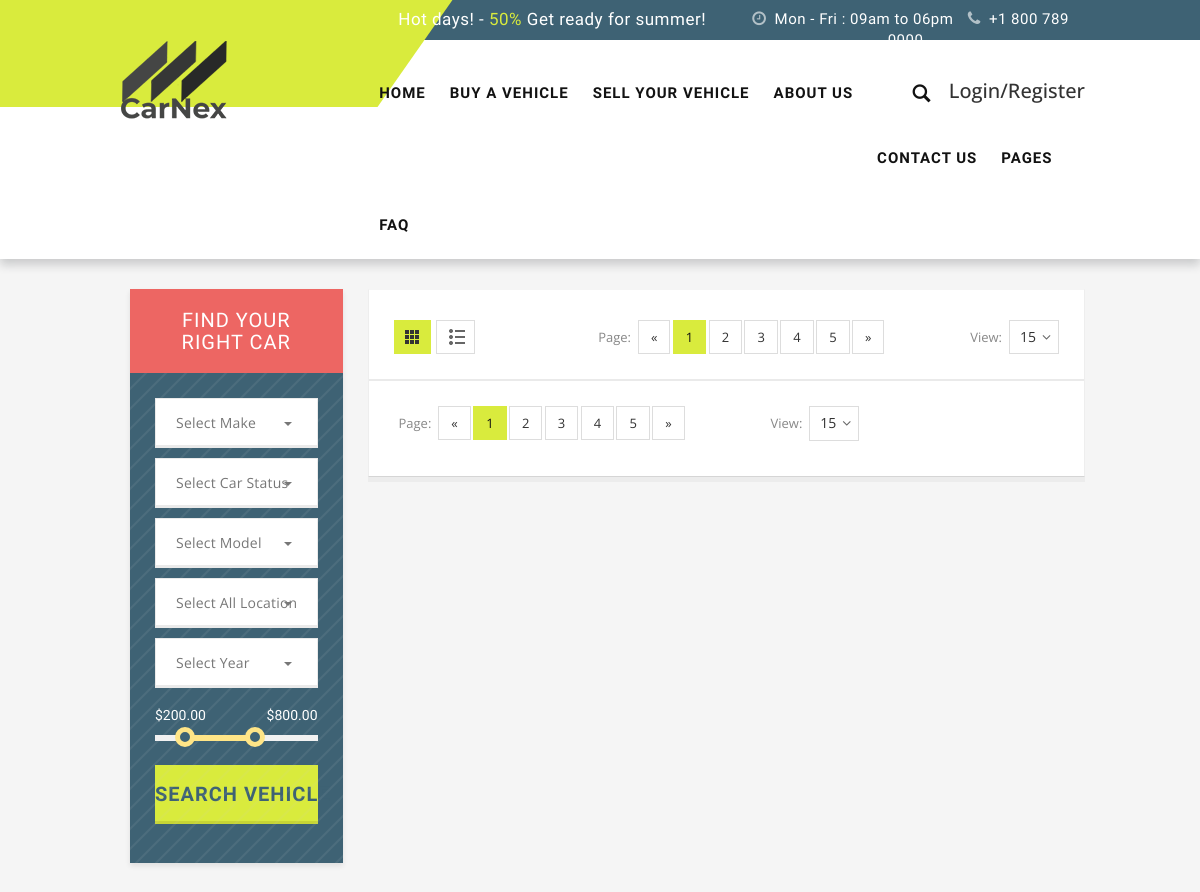
Page /buy/33/Aircraft (upper part) on the earlier database version.
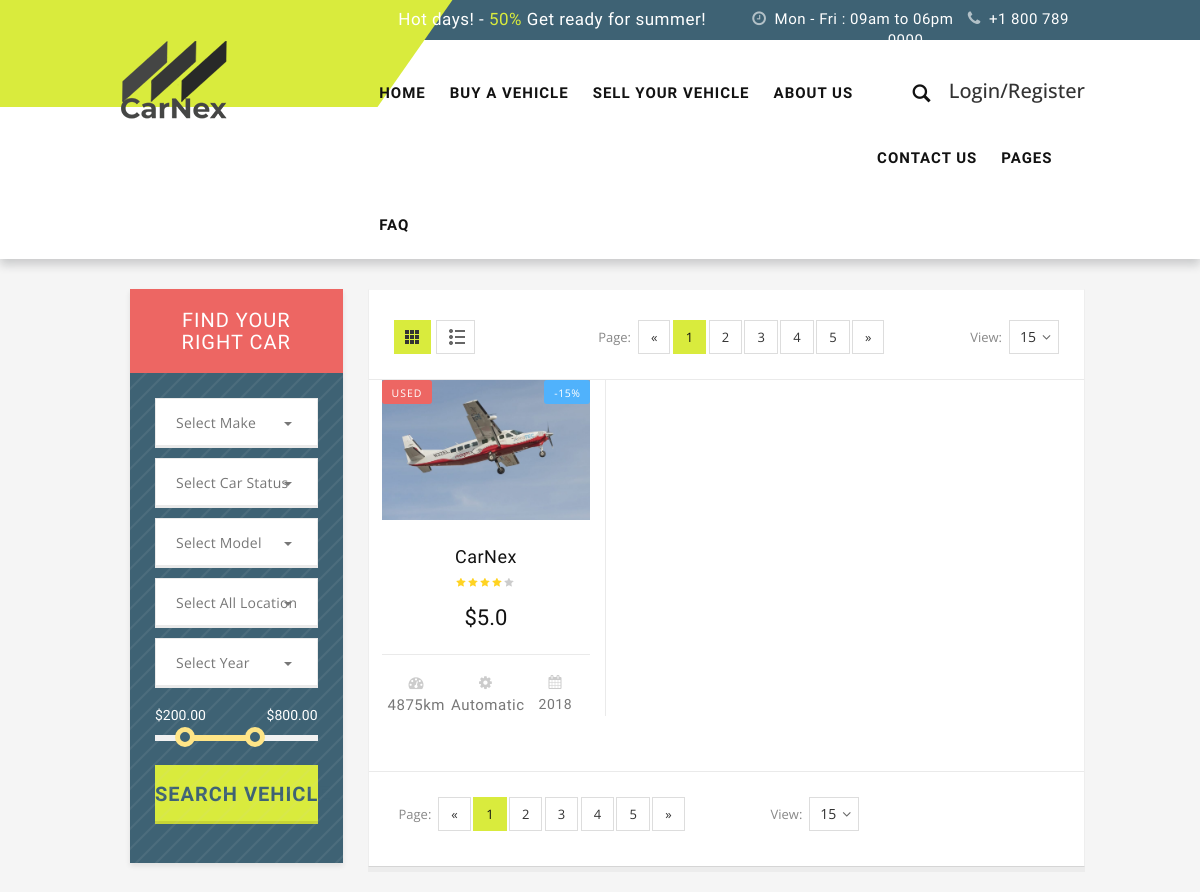
Same page on the later database version.
### cars/models.py (models this page shows, shortened)
class Car(models.Model):
    Status = (
        ('new', 'YES'),
        ('False', 'NO'),
    )
    TRANSMISSION = (
        ('manual', 'MANUAL'),
        ('automatic', ' AUTOMATIC'),
    )
    STATE = (
        ('new', 'NEW'),
        ('used', 'USED'),
    )
    owner = models.ForeignKey(User,on_delete=models.CASCADE)
    category = models.ForeignKey(Category, on_delete=models.CASCADE)
    title = models.CharField(max_length=30)
    keywords = models.CharField(max_length=255,blank=True)
    description = models.CharField(max_length=255,blank=True)
    slug = models.SlugField(null=False,unique=True,blank=True)
    status = models.CharField(max_length=10, choices=Status ,default='YES')
    photo = models.ImageField(blank=True, upload_to='images/',default='images/default_car.jpg')
    manufacturer = models.CharField(max_length=30)
    model = models.CharField(max_length=30)
    year_of_production = models.IntegerField('year', choices=year_choices(), default=current_year())
    engine_capacity = models.IntegerField()
    transmission = models.CharField(max_length=10, choices=TRANSMISSION)
    km = models.IntegerField()
    state = models.CharField(max_length=10, choices=STATE)
    price = models.FloatField(max_length=30)
    fuel_type = models.CharField(max_length=30)
    details = RichTextUploadingField(blank=True)
    create_at = models.DateTimeField(auto_now_add=True)
    update_at = models.DateTimeField(auto_now=True)
    def image_tag(self):
        return mark_safe('<img src="{}" height="50"/>'.format(self.photo.url))
    image_tag.short_description = 'Image'

### home/views.py (the view)
# urls.py: path('buy/', views.buy_a_car, name='cars'),
def buy_a_car(request, id, slug):
    setting = Setting.objects.get()
    cars = Car.objects.filter(category_id=id)
    category = Category.objects.all()
    context = {'setting': setting,'category': category,'cars': cars,}
    return render(request,'buy.html',context)

### home/templates/buy.html (shortened to what the changed rows need)
{% load static %}
<html lang="en">
      <head>
    {% include 'head.html' %}
</head>
<body>
<div id="page">
    {% include 'header.html'%}
    <div class="content">
<section class="main-container col2-left-layout bounceInUp animated">
  <div class="container">
    <div class="row">
      <div class="col-main col-sm-9 col-sm-push-3 product-grid">
      <div class="pro-coloumn">
        <article class="col-main">
          <div class="category-products">
            <ul class="products-grid">
                {% for rs in cars %}
              <li class="item col-lg-4 col-md-3 col-sm-4 col-xs-6">
               <div class="item-inner">
                <div class="item-img">
                  <div class="item-img-info"><a href="/car/{{ rs.id }}/{{ rs.slug }}" title="Retis lapen casen" class="product-image"><img src="{{rs.photo.url}}" alt="Retis lapen casen"></a>
                    <div class="new-label new-top-left">Used</div>
                    <div class="sale-label sale-top-left">-15%</div>
                  </div>
                </div>
                <div class="item-info">
                  <div class="info-inner">
                    <div class="item-title"><a href="buy/{{ rs.id }}/{{ rs.slug }}" title="Retis lapen casen">{{ rs.title}}</a> </div>
                    <div class="item-content">
                      <div class="rating">
                        <div class="ratings">
                          <div class="rating-box">
                            <div class="rating" style="width:80%"></div>
                          </div>
                        </div>
                      </div>
                      <div class="item-price">
                        <div class="price-box"><span class="regular-price"><span class="price">${{ rs.price }}</span> </span> </div>
                      </div>
                      <div class="other-info">
                        <div class="col-km"><i class="fa fa-tachometer"></i> 4875km</div>
                        <div class="col-engine"><i class="fa fa-gear"></i> Automatic</div>
                        <div class="col-date"><i class="fa fa-calendar" aria-hidden="true"></i> 2018</div>
                      </div>
                    </div>
                  </div>
                </div>
              </div>
              </li>
                 {% endfor %}
            </ul>
          </div>
        </article>
        </div>
      </div>
      <aside class="col-left sidebar col-sm-3 col-xs-12 col-sm-pull-9 wow bounceInUp animated">
      <div class="section-filter">
            <div class="b-filter__inner bg-grey">
              <h2>Find your right car</h2>
            </div>
          </div>
      </aside>
    </div>
  </div>
</section>
    </div>
</div>
</body>
</html>

Differences in the rows shown:
added Car: photo (picture), title "CarNex", price "5.0"
